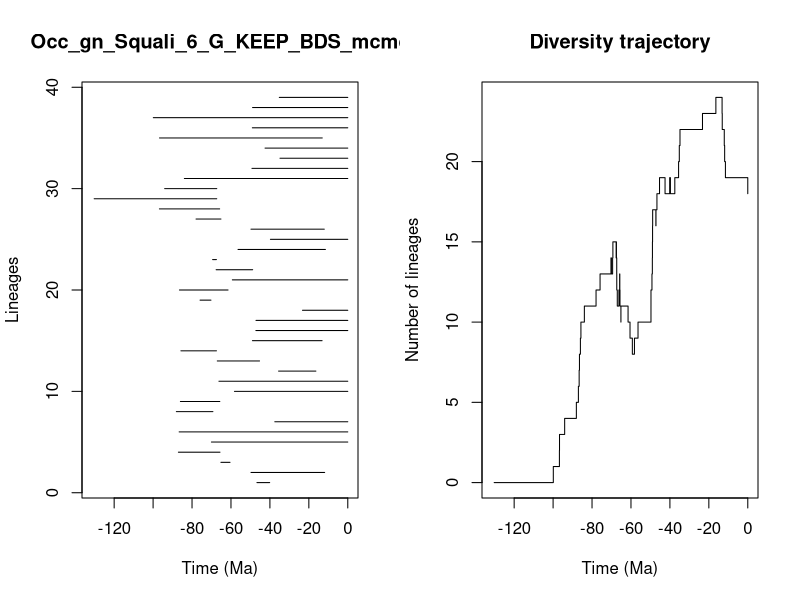

Generate this figure with R:


pdf(file='../Results/Genus/5_MA_bins_EP/pyrate_mcmc_logs/Occ_gn_Squali_6_G_KEEP_BDS_mcmc_LTT.pdf',width=0.6*20, height=0.6*10)
title = "Occ_gn_Squali_6_G_KEEP_BDS_mcmc"
ts=c(46.66010702474124, 49.72054326639324,65.17017602110533,87.00474919050916,70.03735088530047,86.61575310486023,37.4794628732708,88.05048579214652,85.97250742258618,58.20689401351815,66.18253877676055,35.54190974082901,67.0294350240007,85.70885462040197,48.973578894257756,47.21098380368319,47.15152618278456,23.264411153201117,75.8741603343992,86.45772433405543,59.28843670145431,67.61546268856976,69.4282587577588,56.37768882775695,39.73689686705999,49.72352402842786,77.936504477663,96.75515628545085,130.26722623210586,94.05866905172896,83.9401819509995,49.218042947320214,34.82059260023022,42.492997050096946,96.70277897825792,49.01973131447295,99.8902173226092,48.90517948068538,35.17337230967027)
te=c(40.115386709271746, 11.879614104819355,60.48702890252486,65.64434396541145,0.0,0.0,0.0,69.28525718826262,65.72544911088507,0.0,0.0,16.389291071277828,45.32976638135858,67.46245457545548,13.197547991205091,0.0,0.0,0.0,70.27571367229707,61.49315844909782,0.0,48.85804927669124,67.47387490399693,11.483465458016857,0.0,12.075819113378342,65.15456044014851,65.81786176753464,67.31170133598299,67.29281307066243,0.0,0.0,0.0,0.0,13.116092437680729,0.0,0.0,0.0,0.0)
div_traj=c(0, 1,2,3,4,5,6,7,8,9,10,11,12,13,14,13,14,15,14,15,14,13,12,11,12,13,12,11,10,11,10,9,8,9,10,11,12,13,14,15,16,17,16,17,18,19,18,19,18,19,20,21,22,23,24,23,22,21,20,19,18)
time_events=c(130.26722623210586, 99.8902173226092,96.75515628545085,96.70277897825792,94.05866905172896,88.05048579214652,87.00474919050916,86.61575310486023,86.45772433405543,85.97250742258618,85.70885462040197,83.9401819509995,77.936504477663,75.8741603343992,70.27571367229707,70.03735088530047,69.4282587577588,69.28525718826262,67.61546268856976,67.47387490399693,67.46245457545548,67.31170133598299,67.29281307066243,67.0294350240007,66.18253877676055,65.81786176753464,65.72544911088507,65.64434396541145,65.17017602110533,65.15456044014851,61.49315844909782,60.48702890252486,59.28843670145431,58.20689401351815,56.37768882775695,49.72352402842786,49.72054326639324,49.218042947320214,49.01973131447295,48.973578894257756,48.90517948068538,48.85804927669124,47.21098380368319,47.15152618278456,46.66010702474124,45.32976638135858,42.492997050096946,40.115386709271746,39.73689686705999,37.4794628732708,35.54190974082901,35.17337230967027,34.82059260023022,23.264411153201117,16.389291071277828,13.197547991205091,13.116092437680729,12.075819113378342,11.879614104819355,11.483465458016857,0.0)
                par(mfrow=c(1,2))
                L = length(ts)
                plot(ts, 1:L , xlim=c(-max(ts)-1,0), pch=20, type="n", main=title,xlab="Time (Ma)",ylab="Lineages")
                for (i in 1:L){segments(x0=-te[i],y0=i,x1=-ts[i],y1=i)}    
                t = -time_events
                plot(div_traj ~ t,type="s", main = "Diversity trajectory",xlab="Time (Ma)",ylab="Number of lineages",xlim=c(-max(ts)-1,0))
                abline(v=c(65,200,251,367,445),lty=2,col="gray")
                
